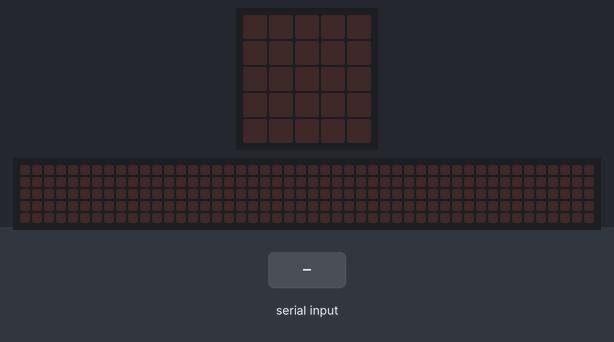
This program was run on a simulated BBC micro:bit running MicroPython. Shown: the board's 5×5 LED display, a strip that is not on the board, showing the scrolling text unrolled. The test bench sets the inputs (shaded band). The 48×5 strip is a reading aid, not a part: it shows the text the display is scrolling, unrolled, one strip-width of it at a time.

Above: at 1.2 s.
1.3 s: "1" typed at the serial console, then Enter
At 1.37 s:
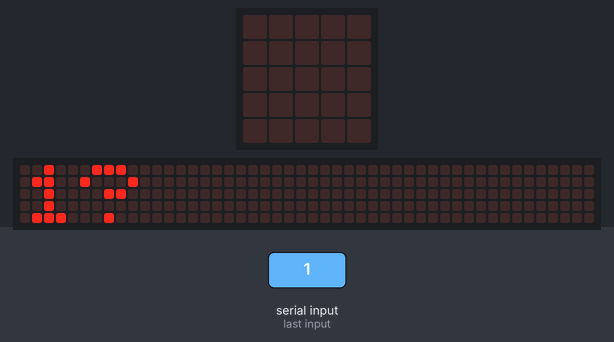
4.3 s: "0" typed at the serial console, then Enter
At 4.37 s:
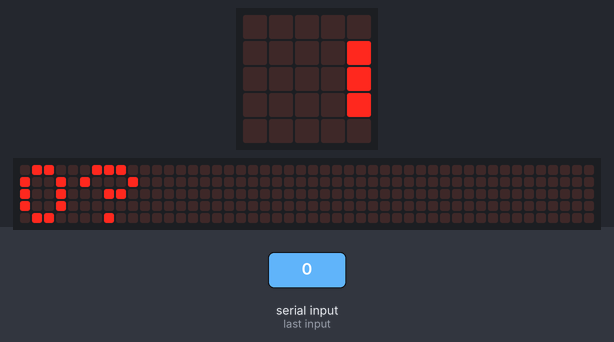
7.3 s: "2" typed at the serial console, then Enter
At 7.37 s:
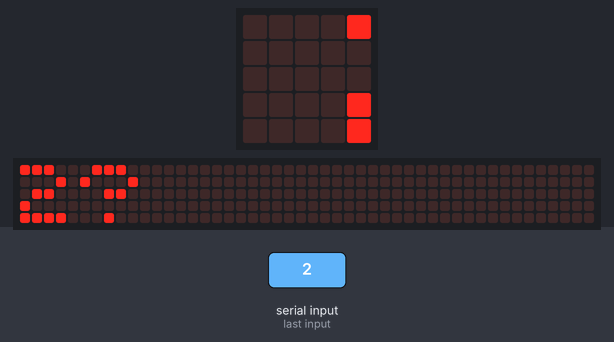
Timing chart, 0 to 10.3 s (numbered marks = the images above; inputs shaded):
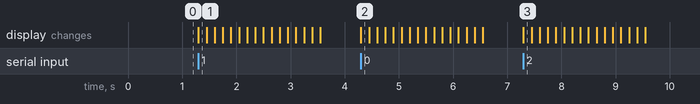

The program:

usb.py
```python
"""USB: read messages sent from the computer connected via USB (serial).

Messages sent to the micro:bit using the pyserial python library on the
computer will be displayed.

An easy way to connect to the micro:bit serial port on the computer is to start
a REPL (using `python`), then:
>>> import microfs
>>> s = microfs.get_serial()
>>> s.write("Hello world")
"""
from microbit import *


uart.init(baudrate=115200)
while True:
    line = uart.readline()
    if line:
        display.scroll(line)
```

Measured:
- after the input at 1.3 s, the display: changes at once (image 1)
- after the input at 4.3 s, the display: changes at once (image 2)
- after the input at 7.3 s, the display: changes at once (image 3)
